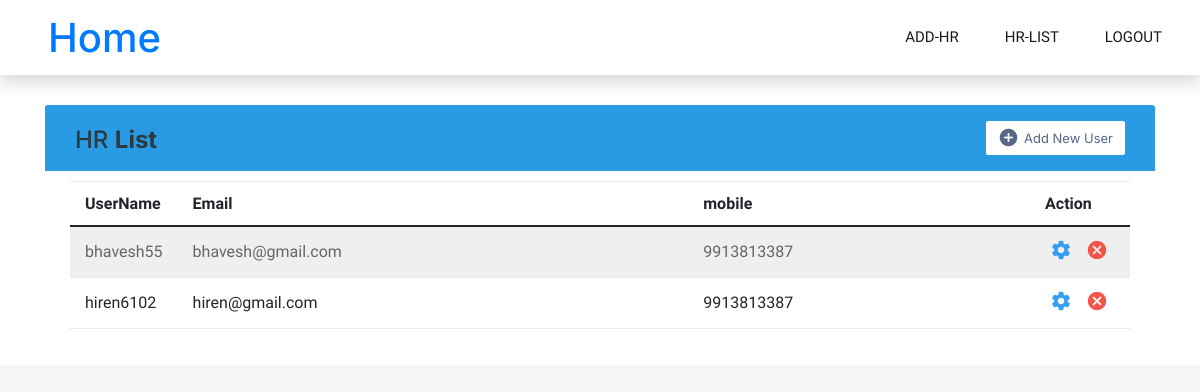
The app's page /hr-list (signed in), older data.
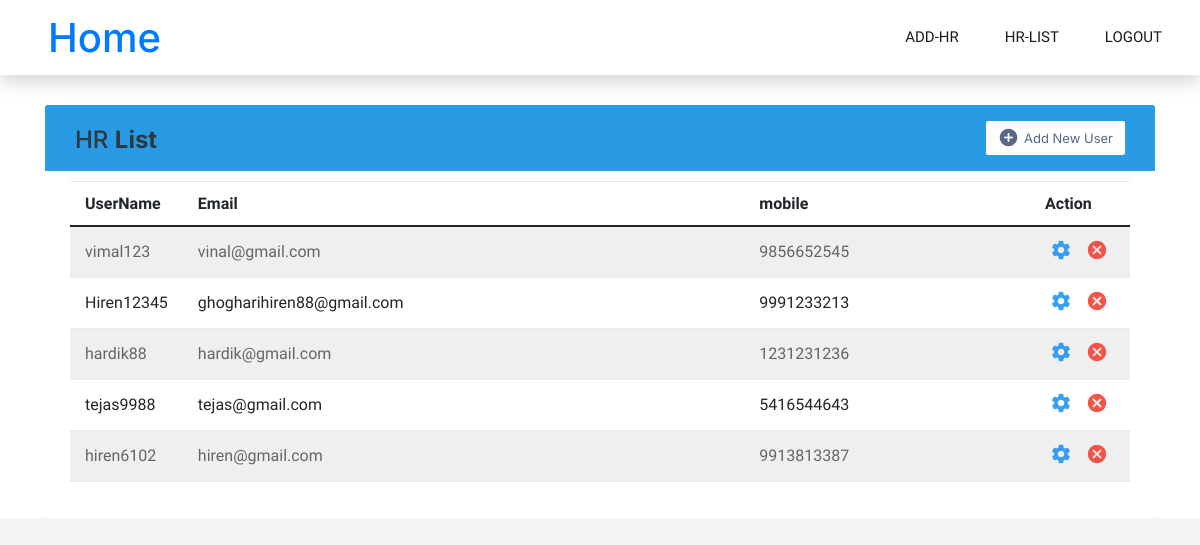
The same page, newer data.
### myapp/models.py (models this page shows, shortened)
class User(AbstractUser):
    gender= (('male','Male'), ('female','Female'))
    email=models.EmailField(unique=True)
    gender=models.CharField(max_length=10,choices=gender,null=True,blank=True)
    mobile=models.CharField(max_length=15,null=True,blank=True)
    company_name=models.CharField(max_length=100,null=True,blank=True)
    role=models.CharField(default='hr',max_length=10)

### myapp/views.py (the view)
# urls.py: path('hr-list',views.hr_list,name='hr-list'),
@login_required(login_url='/login/')
def hr_list(request):
    if request.user.role == 'admin':
        user=User.objects.filter(role='hr')[::-1]
        return render(request,'admin/hr-list.html',{'user':user})
    return render(request,'index.html')

### myapp/templates/admin/hr-list.html (shortened to what this page needs)
{% extends 'header.html' %}
{% load static %}
{% block content %}
<link rel="stylesheet" href="https://stackpath.bootstrapcdn.com/bootstrap/4.5.0/css/bootstrap.min.css">
<link rel="stylesheet" href="https://maxcdn.bootstrapcdn.com/font-awesome/4.7.0/css/font-awesome.min.css">
</head>
<body>
<div class="container-xl">
    <div class="table-responsive">
        <div class="table-wrapper">
            <div class="table-title">
                <div class="row">
                    <div class="col-sm-5">
                        <h2>HR <b>List</b></h2>
                    </div>
                    <div class="col-sm-7">
                        <a href="{% url 'register' %}" class="btn btn-secondary"><i class="material-icons">&#xE147;</i> <span>Add New User</span></a>
                    </div>
                </div>
            </div>
            <table class="table table-striped table-hover">
                <thead>
                    <tr>
                        <th>UserName</th>
                        <th>Email</th>
                        <th>mobile</th>
                        <th>Action</th>
                    </tr>
                </thead>
                <tbody>
                    <tr>
                      {% for user in user %}
                        <td>{{user.username}}</td>
                        <td>{{user.email}}</td>
                        <td>{{user.mobile}}</td>
                        <td>
                            <a href="{% url 'edit-hr' user.id%}" class="settings" title="Settings" data-toggle="tooltip"><i class="material-icons">&#xE8B8;</i></a>
                            <a href="{% url 'delete-hr' user.id%}" class="delete" title="Delete" data-toggle="tooltip"><i class="material-icons">&#xE5C9;</i></a>
                        </td>
                    </tr>
                    {% endfor %}
                </tbody>
            </table>
        </div>
    </div>
</div>
{% endblock %}

Row changes from the older to the newer data that the page shows:
removed User: username "bhavesh55", email "bhavesh@gmail.com", mobile "9913813387"
added User: username "vimal123", email "vinal@gmail.com", mobile "9856652545"
added User: username "Hiren12345", email "ghogharihiren88@gmail.com", mobile "9991233213"
added User: username "hardik88", email "hardik@gmail.com", mobile "1231231236"
added User: username "tejas9988", email "tejas@gmail.com", mobile "5416544643"
